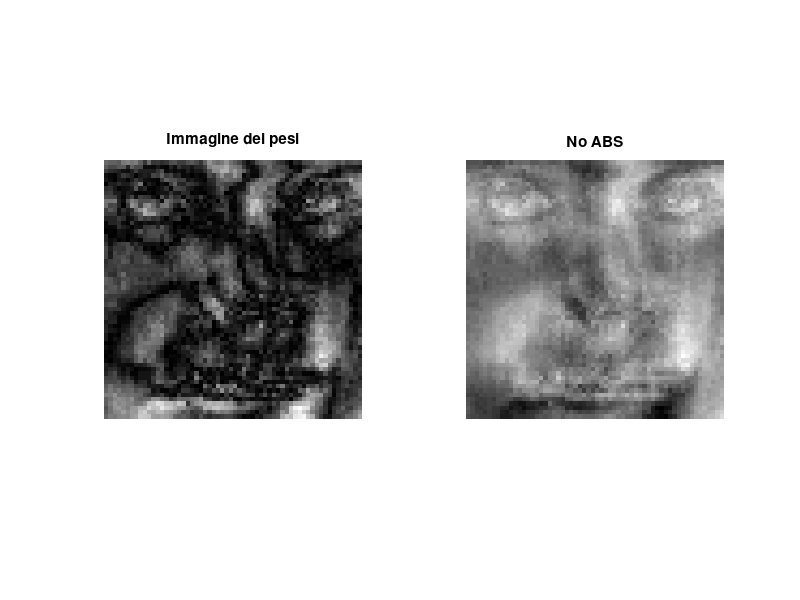
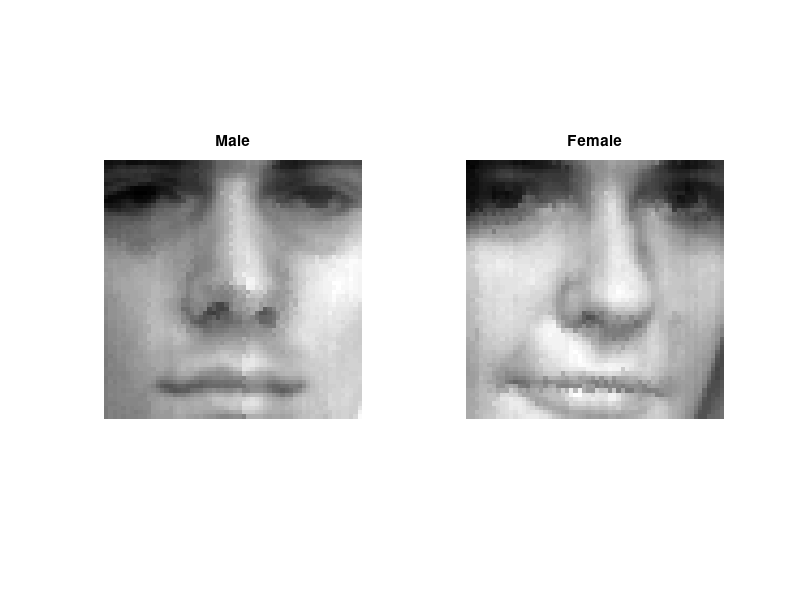

MATLAB code to generate these figures, in order:
clear
close all
clc

%% Leggo i dati
X = load('./NN_Datasets/face_x.txt');
Y = load('./NN_Datasets/face_y.txt');

%% Divido il dataset in LS e VS
nl = round(.5 * size(X,1));
i  = randperm(size(X,1));
il = i(1:nl);
iv = i(nl+1:end);

XL = X(il,:);
YL = Y(il);
XV = X(iv,:);
YV = Y(iv);

clear Y nl i il iv

%% Inizializzo i parametri
w = (2*rand(size(XL,2),1)-1)';
w_init = w;
b = 2*rand(1,1)-1;
b_init = b;

%% Learning phase

f = (w*XL')' + b;
err = sum(YL.*f <= 0);

%% Learning loop
it = 0;
i = 1;
while err > 0
    f = w*XL(i,:)' + b;
    if (YL(i)*f <= 0)
        w = w + YL(i)*XL(i,:);
        b = b + YL(i);
        f = (w*XL')' + b;
        err = sum(YL.*f <= 0);
    end
    i = i+1;
    if (i > size(XL,1))
        i = 1;
    end
    it = it + 1
end

%% Validation
fV = (w*XV')' + b;
err = sum(YV.*fV <= 0);

%% Show the weigths as image
figure
subplot(1,2,1);
imshow(mat2gray(reshape(abs(w'), [60,60])')); title('Immagine dei pesi');
subplot(1,2,2);
imshow(mat2gray(reshape(w', [60,60])')); title('No ABS');

%% Plot a face
figure
subplot(1,2,1);
imshow(mat2gray(reshape(X(1,:), [60,60])')); title('Male');
subplot(1,2,2);
imshow(mat2gray(reshape(X(2,:), [60,60])')); title('Female');
